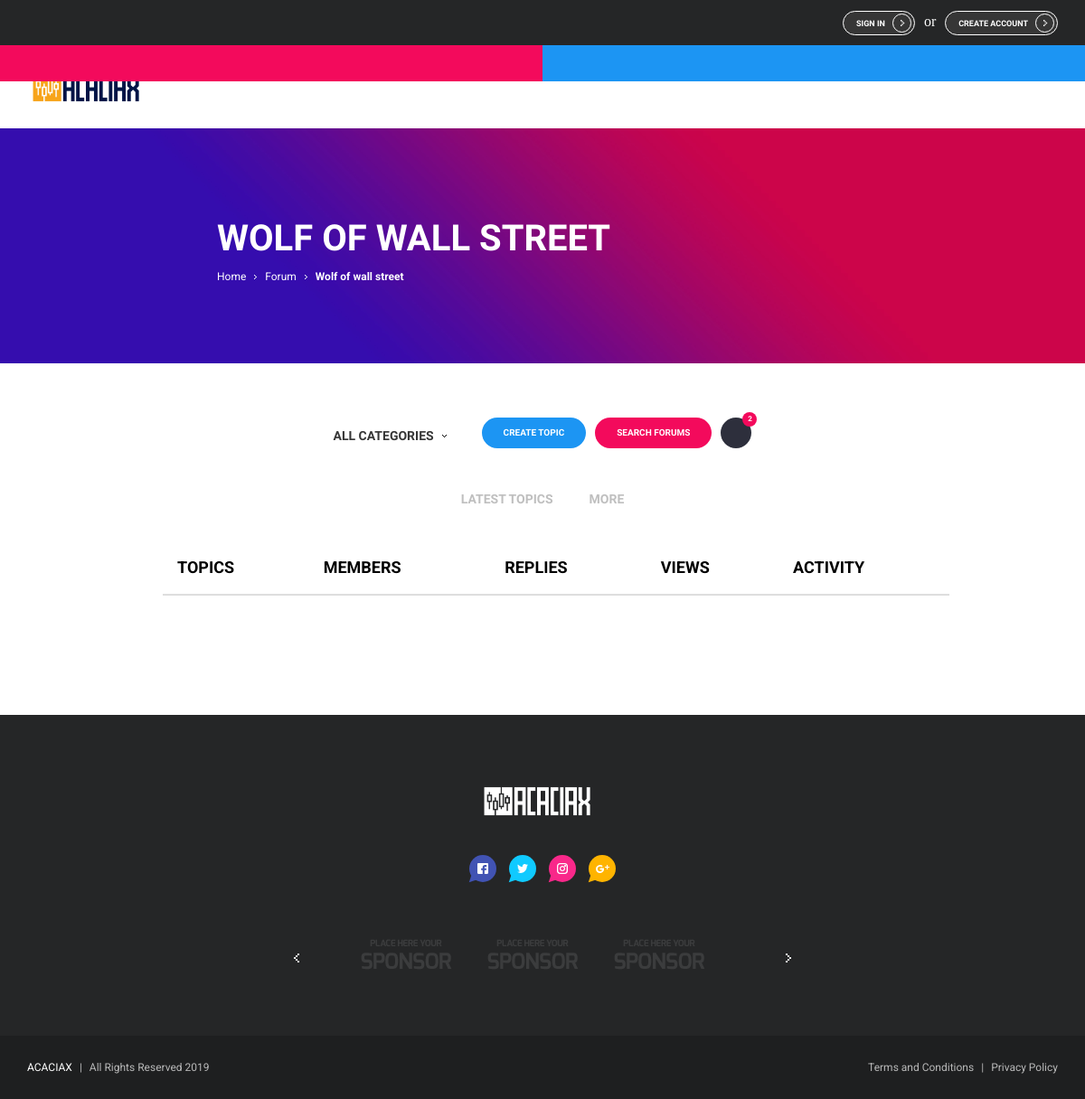
The app's page /forum/2/, older data.
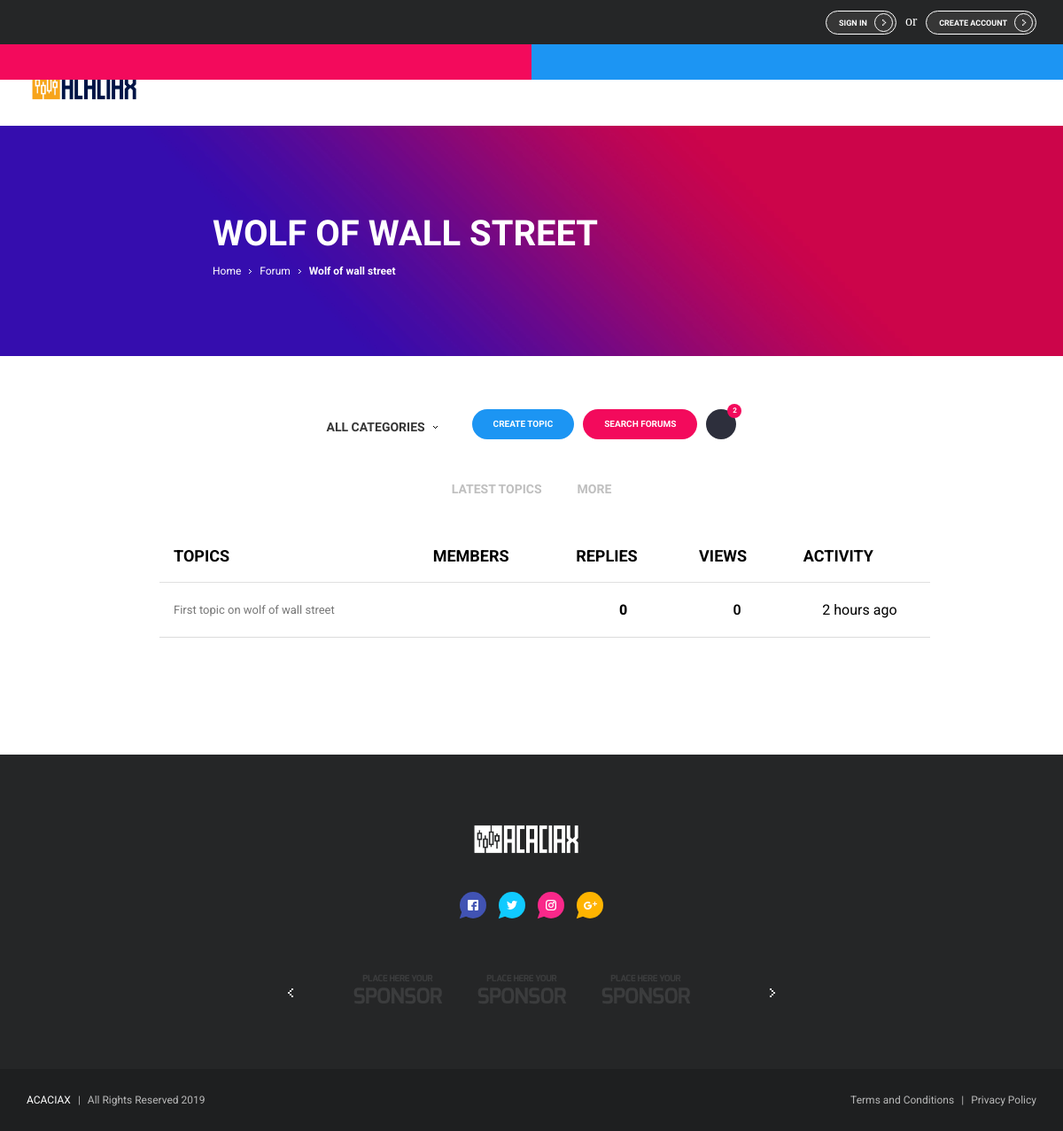
The same page, newer data.
### forum/models.py (models this page shows, shortened)
class Category(models.Model):
    name = models.CharField(max_length=30, unique=True)
    description = models.CharField(max_length=100)

class Topic(models.Model):
    subject = models.CharField(max_length=255)
    category = models.ForeignKey(Category, related_name='topics', on_delete=models.CASCADE)
    starter = models.ForeignKey(User, related_name='topics', on_delete=models.CASCADE)
    last_updated = models.DateTimeField(auto_now_add=True)
    views = models.PositiveIntegerField(default=0)

### forum/views.py (the view)
# urls.py: re_path(r'^forum/(?P<pk>\d+)/$', views.category_topics, name='category_topics'),
def category_topics(request, pk):
    category = get_object_or_404(Category, pk=pk)
    topics = category.topics.order_by('-last_updated').annotate(replies=Count('posts') - 1)
    return render(request, 'forum-topics.html', {'category': category, 'topics': topics})

### templates/forum-topics.html (shortened to what this page needs)
{% extends 'base.html' %}
{% load static %}
{% load humanize %}
{% block content_forum_topics %}
  <div class="banner-wrap game-review">
    <div class="banner grid-limit cstm-width-60">
      <h2 class="banner-title text-left">{{ category.name }}</h2>
      <p class="banner-sections text-left">
        <span class="banner-section">Home</span>
        <svg class="arrow-icon">
          <use xlink:href="#svg-arrow"></use>
        </svg>
        <a href="{% url 'forum' %}"><span class="clr-whte banner-section">Forum</span></a>
        <svg class="arrow-icon">
          <use xlink:href="#svg-arrow"></use>
        </svg>
        <span class="banner-section"><strong>{{ category.name }}</strong></span>
      </p>
    </div>
  </div>
  <div class="layout-content-1 grid-limit cstm-width-70">
    <div class="filters-row">
      <div class="dropdown-simple-wrap">
        <div id="filter-01-dropdown-trigger" class="dp-current-option">
          <div id="filter-01-dropdown-option-value" class="dp-current-option-value">
            <p class="dp-option-text">All Categories</p>
          </div>
          <svg class="arrow-icon">
            <use xlink:href="#svg-arrow"></use>
          </svg>
        </div>
      </div>
      <div class="option-list">
        <p class="option-list-item fnt-14">Latest Topics</p>
        <p class="option-list-item fnt-14">MORE</p>
      </div>
      <div class="forum-actions">
        <div class="dropdown-simple-wrap">
          <div id="forums-search-dropdown-trigger" class="current-option">
            <p class="button small red">Search Forums</p>
          </div>
        </div>
        <a href="{% url 'new_topic' category.pk %}">
          <p class="button small blue popup-create-topic-trigger">Create Topic</p>
        </a>
        <div class="dropdown-simple-wrap">
          <div id="forums-user-dropdown-trigger" class="current-option">
            <figure class="user-avatar-wrap">
              <img class="user-avatar smaller" src="{% static 'img/users/05.jpg' %}" alt="user-05">
              <div class="user-avatar-decoration">
                <p class="user-avatar-decoration-text">2</p>
              </div>
            </figure>
          </div>
        </div>
      </div>
    </div>
        <div class="table-responsive-vertical grid3-1col">
          <table id="table" class="table forum-table-topics no-brdr-space table-hover table-mc-light-blue">
              <thead>
                <tr class="capitalize">
                  <th class="forum-header-title">Topics</th>
                  <th class="forum-header-title">Members</th>
                  <th class="forum-header-title">Replies</th>
                  <th class="forum-header-title">Views</th>
                  <th class="forum-header-title">Activity</th>
                </tr>
              </thead>
              <tbody>
                {% for topic in topics %}
                  <tr>
                    <td class="category-title" data-title="Catergory">
                      <a href="{% url 'topic_posts' category.pk topic.pk %}"><p class="cstm-width-a">{{ topic.subject }}</p></a>
                    </td>
                    <td class="topics-count fnt-w8-800" data-title="Topics">
                    </td>
                    <td class="forum-posts-count fnt-w8-800 text-center" data-title="Posts">
                      {{ topic.replies }}
                    </td>
                    <td class="forum-latest fnt-w8-600 clr_black text-center" data-title="Actual">
                      {{ topic.views }}
                    </td>
                    <td class="forum-latest clr_black text-center" data-title="Actual">
                      {{ topic.last_updated|naturaltime }}
                    </td>
                  </tr>
                {% endfor %}
              </tbody>
            </table>
          </div>
  </div>
  {% endblock content_forum_topics %}

### templates/base.html (shortened to what this page needs)
{% load static %}
<!DOCTYPE html>
<html lang="en">
<head>
{% include 'css/css.html' %}
</head>
<body>
{% include 'navbar/navbar.html' %}
{% block content_forum_topics %} {% endblock content_forum_topics %}
{% include 'footer/footer.html' %}
</body>
</html>

### templates/css/css.html
{% load static %}
  <link rel="stylesheet" href="{% static 'css/style.min.css' %}">
  <link rel="stylesheet" href="{% static 'css/tables.css' %}">
  <link rel="stylesheet" href="{% static 'css/custom_css.css' %}">

### templates/favicons/favicons.html (shortened to what this page needs)
{% load static %}

### templates/navbar/navbar.html (shortened to what this page needs)
{% load static %}
  <div class="header-wrap">
    <div class="header grid-limit">
      <div class="widget-selectables float_right">
        {% if user.is_authenticated %}
        <div class="widget-options-wrap">
          <div id="account-dropdown-trigger" class="current-option">
            <div class="current-option-value">
              <img class="widget-option-img user-avatar micro" src="{% static 'img/users/05.jpg' %}" alt="avatar-01">
              <p class="widget-option-text">{{ user.username }}</p>
            </div>
            <svg class="arrow-icon">
              <use xlink:href="#svg-arrow"></use>
            </svg>
          </div>
          <div id="account-dropdown" class="widget-options short linkable">
            <div class="widget-option-heading blue">
              <p class="widget-option-text">Main Account</p>
            </div>
            <a href="account-settings.html" class="widget-option">
              <p class="widget-option-text">Account Settings</p>
            </a>
            <div class="widget-option-heading red">
              <p class="widget-option-text">Acaciax Forums</p>
            </div>
            <a href="profile-summary.html" class="widget-option">
              <p class="widget-option-text">Summary</p>
            </a>
            <a href="profile-activity.html" class="widget-option">
              <p class="widget-option-text">Activity</p>
            </a>
            <a href="profile-notifications.html" class="widget-option">
              <p class="widget-option-text">Notifications</p>
            </a>
            <a href="profile-messages.html" class="widget-option">
              <p class="widget-option-text">Messages</p>
            </a>
            <a href="profile-badges.html" class="widget-option">
              <p class="widget-option-text">Profile Badges</p>
            </a>
            <a href="profile-settings.html" class="widget-option">
              <p class="widget-option-text">Settings</p>
            </a>
          </div>
        </div>
        <a href="{% url 'logout' %}" class="button tiny hidden-xs logout-btn log-button">
            Logout
            <div class="button-ornament cstm-btn-ornament">
              <svg class="arrow-icon">
                <use xlink:href="#svg-arrow"></use>
              </svg>
            </div>
          </a>
        {% else %}
          <a href="{% url 'login' %}" class="button tiny hidden-xs logout-btn log-button">
              Sign in
              <div class="button-ornament cstm-btn-ornament">
                <svg class="arrow-icon">
                  <use xlink:href="#svg-arrow"></use>
                </svg>
              </div>
            </a>
          <span class="accounts-or-styl"> or </span>
          <a href="{% url 'signup' %}" class="button tiny hidden-xs logout-btn log-button">
              Create account
              <div class="button-ornament cstm-btn-ornament">
                <svg class="arrow-icon">
                  <use xlink:href="#svg-arrow"></use>
                </svg>
              </div>
            </a>
        {% endif %}
      </div>
    </div>
  </div>
  <nav class="navigation-wrap void">
    <div class="navigation grid-limit">
      <div class="logo">
        <a href="{% url 'home' %}">
          <figure class="logo-img">
              <img src="{% static 'img/acaciax/logo/full-logo.png' %}" alt="Logo">
          </figure>
        </a>
      </div>
    </div>
  </nav>

### templates/footer/footer.html (shortened to what this page needs)
{% load static %}
  <div class="footer-top-wrap">
    <div class="footer-top grid-limit">
      <div class="footer-top-brand">
        <div class="logo negative">
          <a href="{% url 'home' %}">
            <figure class="logo-img">
              <img src="{% static 'img/acaciax/logo/full-white-logo.png' %}" alt="Logo">
            </figure>
          </a>
        </div>
        <div class="sponsors-slider-wrap">
          <div id="footer-sponsor-slider-controls" class="sponsors-slider-controls">
            <div class="sponsors-slider-control control-previous">
              <svg class="arrow-icon medium">
                <use xlink:href="#svg-arrow-medium"></use>
              </svg>
            </div>
            <div class="sponsors-slider-control control-next">
              <svg class="arrow-icon medium">
                <use xlink:href="#svg-arrow-medium"></use>
              </svg>
            </div>
          </div>
          <div id="footer-sponsor-slider" class="sponsors-slider">
            <div class="sponsors-slider-items">
              <div class="sponsors-slider-item">
                <img class="sponsor-img" src="{% static 'img/sponsors/sponsor01.png' %}" alt="sponsor01">
              </div>
              <div class="sponsors-slider-item">
                <img class="sponsor-img" src="{% static 'img/sponsors/sponsor02.png' %}" alt="sponsor02">
              </div>
              <div class="sponsors-slider-item">
                <img class="sponsor-img" src="{% static 'img/sponsors/sponsor03.png' %}" alt="sponsor03">
              </div>
            </div>
          </div>
        </div>
        <div class="social-links">
          <a href="#" class="bubble-ornament fb">
            <svg class="facebook-icon">
              <use xlink:href="#svg-facebook"></use>
            </svg>
          </a>
          <a href="#" class="bubble-ornament twt">
            <svg class="twitter-icon">
              <use xlink:href="#svg-twitter"></use>
            </svg>
          </a>
          <a href="#" class="bubble-ornament insta">
            <svg class="instagram-icon">
              <use xlink:href="#svg-instagram"></use>
            </svg>
          </a>
          <a href="#" class="bubble-ornament gplus">
            <svg class="gplus-icon">
              <use xlink:href="#svg-gplus"></use>
            </svg>
          </a>
        </div>
      </div>
    </div>
  </div>
  <div class="footer-bottom-wrap">
    <div class="footer-bottom grid-limit">
      <p class="footer-bottom-text"><span class="brand">ACACIAX</span><span class="separator">|</span>All Rights Reserved 2019</p>
      <p class="footer-bottom-text"><a href="#">Terms and Conditions</a><span class="separator">|</span><a href="#">Privacy Policy</a></p>
    </div>
  </div>

### templates/js/js.html (shortened to what this page needs)
{% load static %}

### static/css/tables.css (style rules this page uses)
.table { width: 100%; max-width: 100%; margin-bottom: 2rem; background-color: #fff; font-family: "Roboto",sans-serif; }
.table > thead > tr, .table > tbody > tr, .table > tfoot > tr { -webkit-transition: all 0.3s ease; -o-transition: all 0.3s ease; transition: all 0.3s ease; }
.table > thead > tr > th, .table > tbody > tr > th, .table > tfoot > tr > th, .table > thead > tr > td, .table > tbody > tr > td, .table > tfoot > tr > td { text-align: left; padding: 1rem 0rem; vertical-align: center; border-top: 0; -webkit-transition: all 0.3s ease; -o-transition: all 0.3s ease; transition: all 0.3s ease; }
.table > thead > tr > th { font-weight: 700; color: black; vertical-align: bottom; border-bottom: 1px solid rgba(0, 0, 0, 0.12); }
.table > caption + thead > tr:first-child > th, .table > colgroup + thead > tr:first-child > th, .table > thead:first-child > tr:first-child > th, .table > caption + thead > tr:first-child > td, .table > colgroup + thead > tr:first-child > td, .table > thead:first-child > tr:first-child > td { border-top: 0; }

### static/css/custom_css.css (style rules this page uses)
.header { display: inherit; }
.float_right { float: right; }
.logout-btn { border:1px solid #fff; }
.cstm-btn-ornament { background-color: transparent!important; border: 1px solid #fff; top: 2px!important; }
.cstm-btn-ornament .arrow-icon { top: 6px!important; left: 8px!important; width: 5px; height: 7px; }
.text-left { text-align: left!important; }
.cstm-width-60 { width: 60%; }
.cstm-width-70 { width: 70%; }
.filters-row { border-bottom: unset; }
.dp-option-text { font-size: 14px!important; }
.accounts-or-styl { margin-top: 15px; color: #fff; margin-right: 10px; margin-left: 10px; }
.fnt-14 { font-size: 14px!important; }
.capitalize { text-transform: uppercase; }
.text-center { text-align: center!important; }
.no-brdr-space { border-spacing: 0px!important; }
.cstm-width-a { max-width: 350px; word-wrap: break-word; }
.fnt-w8-600 { font-weight: 600; }
.fnt-w8-800 { font-weight: 800; }
.forum-table-topics > thead > tr > th, .forum-table-topics > tbody > tr > th, .forum-table-topics > tfoot > tr > th, .forum-table-topics > thead > tr > td, .forum-table-topics > tbody > tr > td, .forum-table-topics > tfoot > tr > td { padding: 1.2rem 1rem; }
.forum-header-title { font-size: 18px; }
.logo .logo-img { width: 130px }
.clr-whte { color: #FFF; }

Row changes from the older to the newer data that the page shows:
added Topic: subject "First topic on wolf of wall street", replies "0", views "0", last_updated "2 hours ago"
